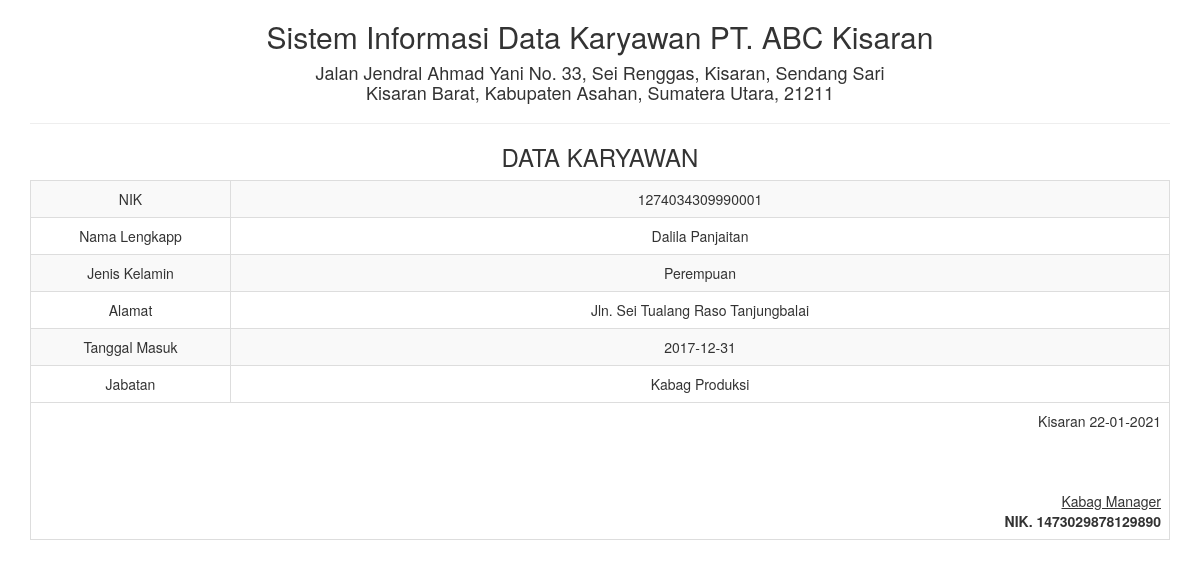
Page /report/datakaryawan_satu.php?id=11 on the committed database.
### tables this page shows
CREATE TABLE `tbl_datakarayawan` (
  `id` int(5) NOT NULL,
  `NIK` varchar(25) NOT NULL,
  `nama_lengkap` varchar(100) NOT NULL,
  `jenis_kelamin` varchar(10) NOT NULL,
  `alamat` varchar(50) NOT NULL,
  `tgl_masuk` date NOT NULL,
  `jabatan` varchar(25) NOT NULL
);

### report/datakaryawan_satu.php (the view, shortened to what this page needs)
<!DOCTYPE html>
<html>
    <head>
        <link href="../Assets/css/bootstrap.min.css" rel="stylesheet" type="text/css"/>
    </head>
    <body onload="print()">
        <?php
        include '../config/koneksi.php';
        $sql = "SELECT * FROM tbl_datakarayawan WHERE id='" . $_GET ['id'] . "'";
        $query = mysqli_query($koneksi, $sql) or die("SQL Detail error");
        $data = mysqli_fetch_array($query);
        ?>
        <div class="container">
            <div class='row'>
                <div class="col-sm-12">
                    <div class="text-center">
                        <h2>Sistem Informasi Data Karyawan PT. ABC Kisaran </h2>
                        <h4>Jalan Jendral Ahmad Yani No. 33, Sei Renggas, Kisaran, Sendang Sari <br> Kisaran Barat, Kabupaten Asahan, Sumatera Utara, 21211</h4>
                        <hr>
                        <h3>DATA KARYAWAN</h3>
                        <table class="table table-bordered table-striped table-hover">
                            <tbody>
								<tr>
                                    <td>NIK</td> <td><?= $data['NIK'] ?></td>
                                </tr>
                                <tr>
                                    <td width="200">Nama Lengkapp</td> <td><?= $data['nama_lengkap'] ?></td>
                                </tr>
                                <tr>
                                    <td>Jenis Kelamin</td> <td><?= $data['jenis_kelamin'] ?></td>
                                </tr>
                                <tr>
                                    <td>Alamat</td> <td><?= $data['alamat'] ?></td>
                                </tr>
								<tr>
                                    <td>Tanggal Masuk</td> <td><?= $data['tgl_masuk'] ?></td>
                                </tr>
								<tr>
                                    <td>Jabatan</td> <td><?= $data['jabatan'] ?></td>
                                </tr>
                            </tbody>
                            <tfoot>
                                <tr>
                                    <td colspan="2" class="text-right">
                                        Kisaran  <?= date("d-m-Y") ?>
                                        <br><br><br><br>
                                        <u>Kabag Manager<strong></u><br>
                                        NIK. 1473029878129890
									</td>
								</tr>
							</tfoot>
                        </table>
                    </div>
                </div>
            </div>
    </body>
</html>

### rows in the picture
tbl_datakarayawan: NIK "1274034309990001", nama_lengkap "Dalila Panjaitan", jenis_kelamin "Perempuan", alamat "Jln. Sei Tualang Raso Tanjungbalai", tgl_masuk "2017-12-31", jabatan "Kabag Produksi"
